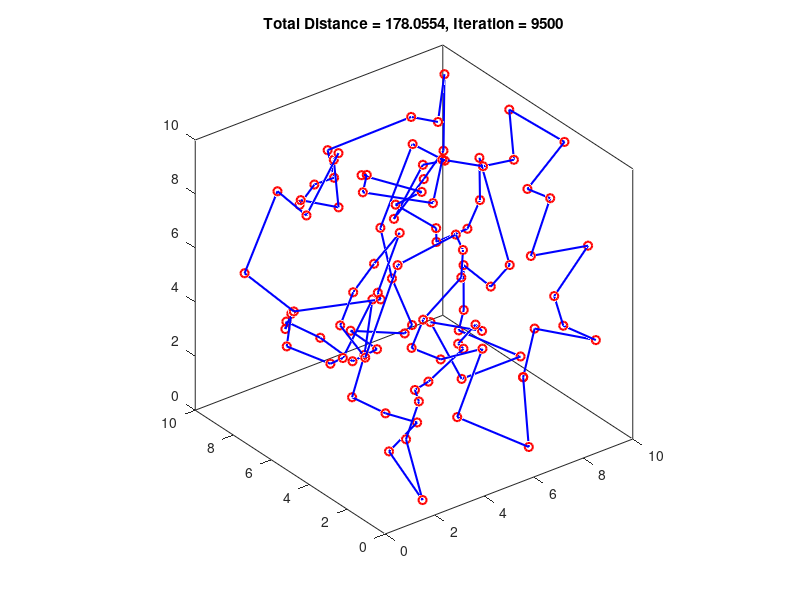
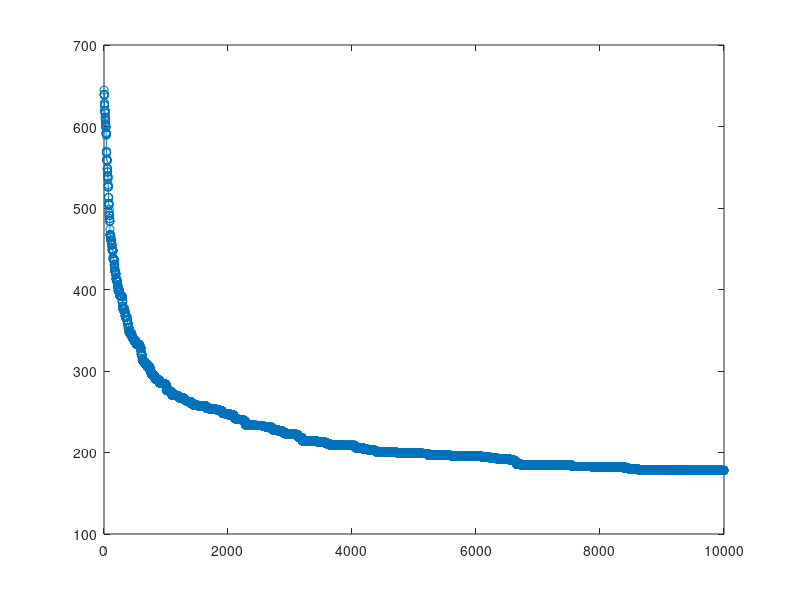

These charts were generated, in order, by the following MATLAB code:
clear; figure(1); clf
n = 100;
dims=3;
xy = 10*rand(n,dims);
numIter = 10000;
for i=1:n
   for j=1:n
    dmat(i,j)=sqrt(sum((xy(i,:)-xy(j,:)).^2));   
   end
end
for k = 1:4
  routes(k,:) = randperm(n);
end
globalMin = Inf;
for iter = 1:numIter
  for p = 1:4
     d = dmat(routes(p,n),routes(p,1)); 
       for k = 2:n
     d = d + dmat(routes(p,k-1),routes(p,k));
       end
           totalDist(p) = d;
  end
 [minDist,idx] = min(totalDist);
 distHistory(iter) = minDist;   
 if minDist < globalMin && mod(iter,100)==0
    globalMin = minDist;
    rte = routes(idx,:);
    rte = rte([1:n 1]);
    xx=xy(rte,1);
    yy=xy(rte,2);
    if dims < 3 
       plot(xx,yy,'ro','linewidth',1.5);hold on;
       plot(xx,yy,'b-','linewidth',1.5);hold off;
     else 
       zz=xy(rte,3);
       plot3(xx,yy,zz,'ro','linewidth',1.5);hold on;
       plot3(xx,yy,zz,'b-','linewidth',1.5);hold off;
       box on
     end               
     title(sprintf('Total Distance = %1.4f, Iteration = %d',minDist,iter));
     axis square
     pause(0.1)
 end        
     [ignore,idx] = min(totalDist); 
     bestOf4Route = routes(idx,:);
     routeInsertionPoints = sort(ceil(n*rand(1,2)));
     I = routeInsertionPoints(1);
     J = routeInsertionPoints(2);
       for k = 1:4 
           routes(k,:) = bestOf4Route;
           switch k
             case 2 
               routes(k,I:J) = routes(k,J:-1:I);
             case 3 
               routes(k,[I J]) = routes(k,[J I]);
             case 4 
               routes(k,I:J) = routes(k,[I+1:J I]);
             end
       end
end
figure(2); clf; plot(distHistory,'o-')
